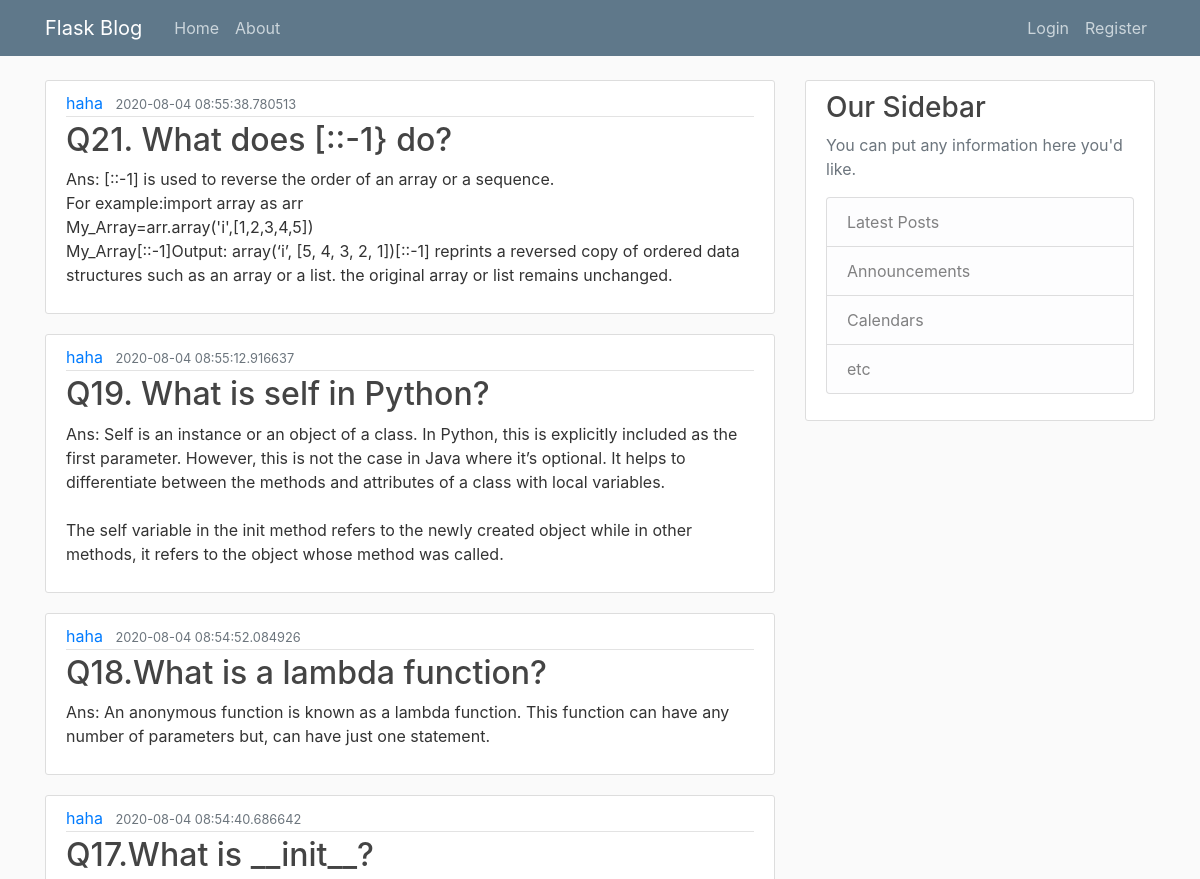
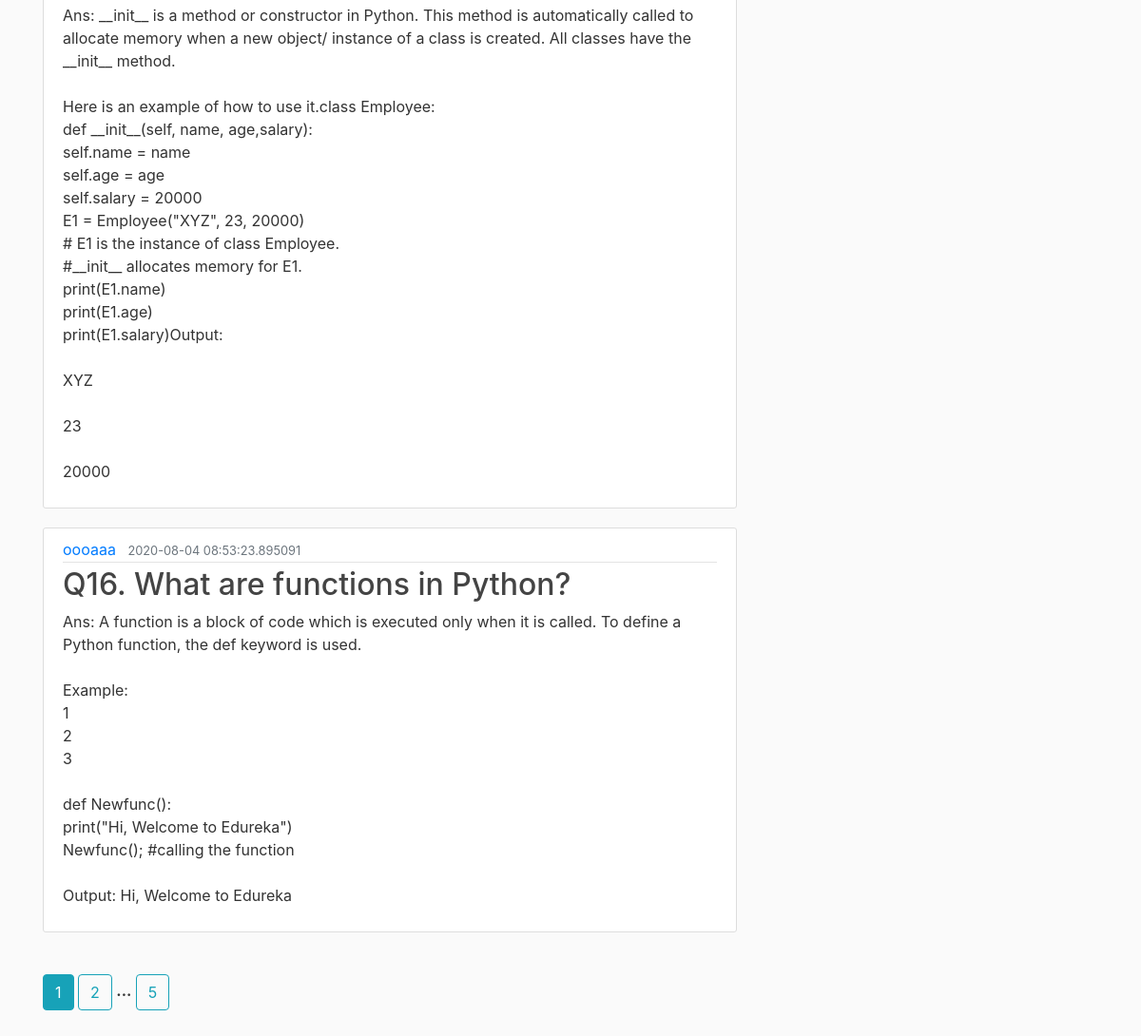
The page /home on the database its author committed (2 pictures, top to bottom).
### blogflask/models.py (models this page shows, shortened)
class User(db.Model, UserMixin):
    id = db.Column(db.Integer, primary_key=True)
    username = db.Column(db.String(20), unique=True, nullable=False)
    email = db.Column(db.String(120), unique=True, nullable=False)
    image_file = db.Column(db.String(20), nullable=False, default='default.jpg')
    passwords = db.Column(db.String(20), nullable=False)
    posts = db.relationship('Post', backref='author', lazy=True)

class Post(db.Model):
    id = db.Column(db.Integer, primary_key=True)
    title = db.Column(db.String(100), nullable=False)
    date_posted = db.Column(db.DateTime, nullable=False, default=datetime.utcnow)
    content = db.Column(db.Text, nullable=False)
    user_id = db.Column(db.Integer, db.ForeignKey('user.id'), nullable=False)

### blogflask/main/routes.py (the view)
@main.route('/')
@main.route('/home')
def home():
    page = request.args.get('page', 1, type=int)
    posts = Post.query.order_by(Post.date_posted.desc()).paginate(page=page, per_page=5)
    return render_template("home.html", posts=posts, title='Home', user=User())

### blogflask/templates/home.html
{% extends "layout.html" %}
{% block content %}
    {% for post in posts.items %}
        <article class="media content-section">
            <div class="media-body">
                <div class="article-metadata">
                    <a class="mr-2" href="{{ url_for('users.user_posts', user_id=user.query.get(post.user_id).id)}}">{{ user.query.get(post.user_id).username}}</a>
                    <small class="text-muted">{{ post.date_posted }}</small>
                </div>
                <h2><a class="article-title" href="#">{{ post.title }}</a></h2>
                <p class="article-content">{{ post.content }}</p>
            </div>
        </article>
    {% endfor %}
    <br>
    {% for page_num in posts.iter_pages(left_edge=1,right_edge=1,left_current=2,right_current=2) %}
        {% if page_num %}
            {% if posts.page==page_num %}
            <a class="btn btn-info btn-xs" href="{{ url_for('main.home' , page = page_num) }}">{{ page_num }}</a>
            {% else %}
                <a class="btn btn-outline-info btn-xs" href="{{ url_for('main.home' , page = page_num) }}">{{ page_num }}</a>
            {% endif %}
            {% else %}
            <b>...</b>
        {% endif %}
    {% endfor %}
{% endblock content %}

### blogflask/static/main.css (style rules this page uses)
body { background: #fafafa; color: #333333; margin-top: 5rem; }
h1, h2, h3, h4, h5, h6 { color: #444444; }
.content-section { background: #ffffff; padding: 10px 20px; border: 1px solid #dddddd; border-radius: 3px; margin-bottom: 20px; }
.article-title { color: #444444; }
.article-content { white-space: pre-line; }
.article-metadata { padding-bottom: 1px; margin-bottom: 4px; border-bottom: 1px solid #e3e3e3 }

### rows shown on the page
Post: date_posted "2020-08-04 08:55:38.780513", title "Q21. What does [::-1} do?", content "Ans: [::-1] is used to reverse the order of an array or a sequence. For example:import array as arr My_Array=arr.array('i',[1,2,3,4,5]) My_Array[::-1]Output: array(‘i’, [5, 4, 3, 2, 1])[::-1] reprints a reversed copy of ordered data structures such as an array or a list. the original array or list remains unchanged."
User: query.get "haha"
Post: date_posted "2020-08-04 08:55:12.916637", title "Q19. What is self in Python?", content "Ans: Self is an instance or an object of a class. In Python, this is explicitly included as the first parameter. However, this is not the case in Java where it’s optional. It helps to differentiate between the methods and attributes of a class with local variables. The self variable in the init method refers to the newly created object while in other methods, it refers to the object whose method was called."
Post: date_posted "2020-08-04 08:54:52.084926", title "Q18.What is a lambda function?", content "Ans: An anonymous function is known as a lambda function. This function can have any number of parameters but, can have just one statement."
Post: date_posted "2020-08-04 08:54:40.686642", title "Q17.What is __init__?", content "Ans: __init__ is a method or constructor in Python. This method is automatically called to allocate memory when a new object/ instance of a class is created. All classes have the __init__ method. Here is an example of how to use it.class Employee: def __init__(self, name, age,salary): self.name = name self.age = age self.salary = 20000 E1 = Employee(\"XYZ\", 23, 20000) # E1 is the instance of class Employee. #__init__ allocates memory for E1. print(E1.name) print(E1.age) print(E1.salary)Output: XYZ 23 20000"
Post: date_posted "2020-08-04 08:53:23.895091", title "Q16. What are functions in Python?", content "Ans: A function is a block of code which is executed only when it is called. To define a Python function, the def keyword is used. Example: 1 2 3 def Newfunc(): print(\"Hi, Welcome to Edureka\") Newfunc(); #calling the function Output: Hi, Welcome to Edureka"
User: query.get "oooaaa"

### other values the page prints
{{ page_num }} "1"
{{ page_num }} "2" "5"
